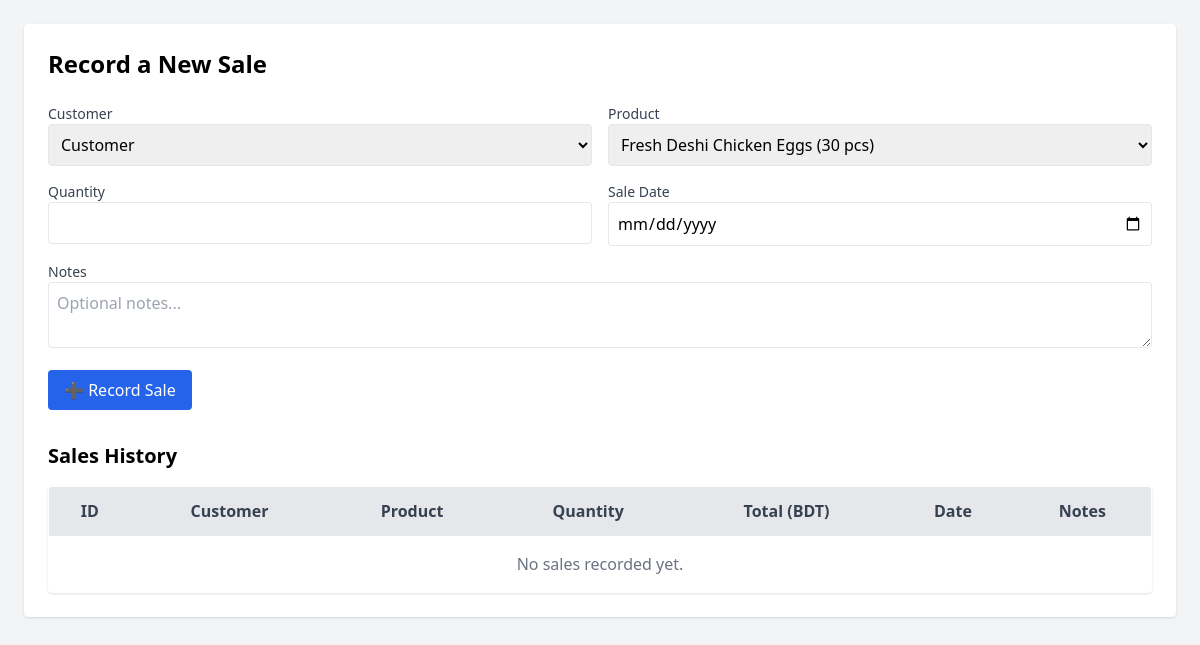
/admin/record-sales (signed in), run on an earlier commit of the app's database.
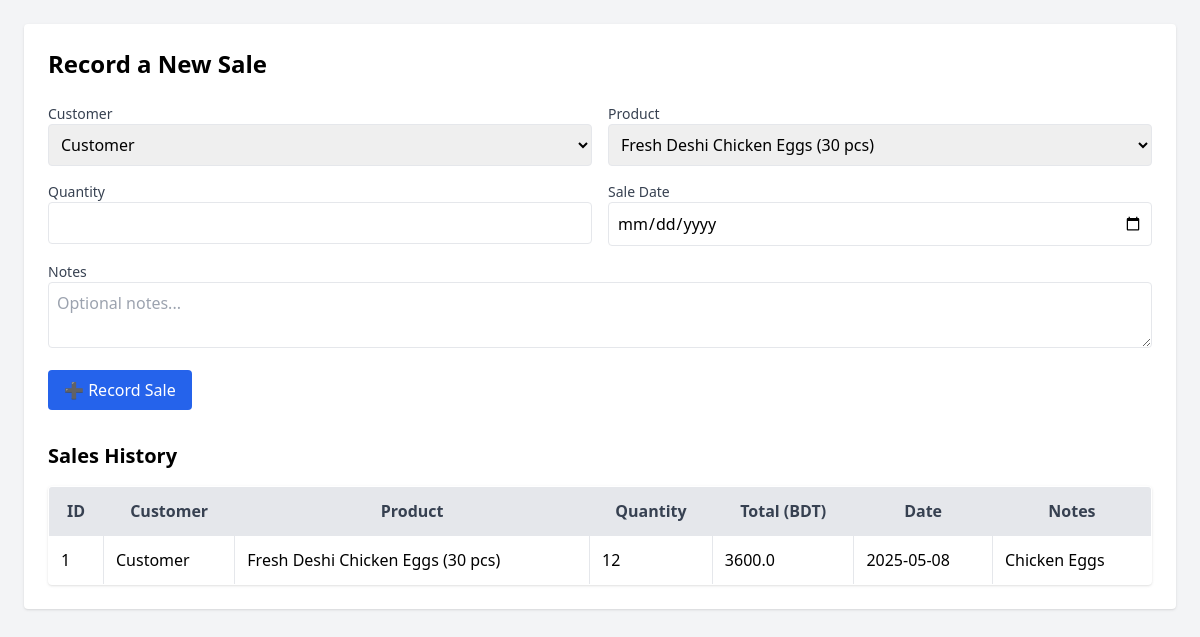
And on a later commit of the database.
### models.py (models this page shows, shortened)
class Sale(db.Model):
    id = db.Column(db.Integer, primary_key=True)
    customer_id = db.Column(db.Integer, db.ForeignKey('user.id'), nullable=False)
    product_id = db.Column(db.Integer, db.ForeignKey('product.id'), nullable=False)
    quantity = db.Column(db.Integer, nullable=False)
    total_amount = db.Column(db.Float, nullable=False)
    sale_date = db.Column(db.Date, nullable=False)
    notes = db.Column(db.Text)
    customer = db.relationship('User', foreign_keys=[customer_id])
    product = db.relationship('Product')

class User(db.Model):
    id = db.Column(db.Integer, primary_key=True)
    email = db.Column(db.String(100), unique=True, nullable=False)
    name = db.Column(db.String(100), nullable=False)
    password = db.Column(db.String(200), nullable=False)
    role = db.Column(db.String(50), nullable=False)  # admin, manager, farmer, delivery_man, customer
    phone = db.Column(db.String(20))
    address = db.Column(db.Text)
    blood_group = db.Column(db.String(5))
    image = db.Column(db.String(200))

class Product(db.Model):
    id = db.Column(db.Integer, primary_key=True)
    name = db.Column(db.String(100), nullable=False)
    category = db.Column(db.String(100), nullable=False)
    quantity = db.Column(db.Integer, nullable=False)
    unit_price = db.Column(db.Float, nullable=False)
    product_description = db.Column(db.String(200), nullable=True)
    image = db.Column(db.String(100), nullable=True)  # Add this line for the image
    added_by = db.Column(db.Integer, db.ForeignKey('user.id'), nullable=False)

### app.py (the view, shortened to what this page needs)
@app.route('/admin/record-sales', methods=['GET', 'POST'])
def record_sales():
    if 'user_id' not in session:
        return redirect(url_for('login'))
    user = User.query.get(session['user_id'])
    if not user or user.role != 'admin':
        return redirect(url_for('login'))
    customers = User.query.filter_by(role='customer').all()
    products = Product.query.all()
    sales = Sale.query.order_by(Sale.sale_date.desc()).all()
    return render_template('admin_record_sales.html', user=user, sales=sales, customers=customers, products=products)

### templates/admin_record_sales.html (shortened to what this page needs)
<!DOCTYPE html>
<html lang="en">
<head>
    <script src="https://cdn.tailwindcss.com"></script>
</head>
<body class="bg-gray-100 p-6">
    <div class="max-w-6xl mx-auto bg-white p-6 rounded shadow">
        <h1 class="text-2xl font-bold mb-6">Record a New Sale</h1>
        <form method="POST" action="/admin/record-sales" class="grid grid-cols-1 md:grid-cols-2 gap-4 mb-8">
            <div>
                <label class="block text-sm font-medium text-gray-700">Customer</label>
                <select name="customer_id" required class="w-full p-2 border rounded">
                    {% for customer in customers %}
                        <option value="{{ customer.id }}">{{ customer.name }}</option>
                    {% endfor %}
                </select>
            </div>
            <div>
                <label class="block text-sm font-medium text-gray-700">Product</label>
                <select name="product_id" required class="w-full p-2 border rounded">
                    {% for product in products %}
                        <option value="{{ product.id }}">{{ product.name }}</option>
                    {% endfor %}
                </select>
            </div>
            <div>
                <label class="block text-sm font-medium text-gray-700">Quantity</label>
                <input type="number" name="quantity" min="1" required class="w-full p-2 border rounded">
            </div>
            <div>
                <label class="block text-sm font-medium text-gray-700">Sale Date</label>
                <input type="date" name="sale_date" required class="w-full p-2 border rounded">
            </div>
            <div class="col-span-full">
                <label class="block text-sm font-medium text-gray-700">Notes</label>
                <textarea name="notes" class="w-full p-2 border rounded" placeholder="Optional notes..."></textarea>
            </div>
            <div class="col-span-full">
                <button type="submit" class="bg-blue-600 text-white px-4 py-2 rounded hover:bg-blue-700">
                    ➕ Record Sale
                </button>
            </div>
        </form>
        <h2 class="text-xl font-semibold mb-4">Sales History</h2>
        <table class="min-w-full bg-white border rounded shadow overflow-hidden">
            <thead class="bg-gray-200 text-gray-700">
                <tr>
                    <th class="p-3 border">ID</th>
                    <th class="p-3 border">Customer</th>
                    <th class="p-3 border">Product</th>
                    <th class="p-3 border">Quantity</th>
                    <th class="p-3 border">Total (BDT)</th>
                    <th class="p-3 border">Date</th>
                    <th class="p-3 border">Notes</th>
                </tr>
            </thead>
            <tbody>
                {% for sale in sales %}
                <tr class="border-t">
                    <td class="p-3 border">{{ sale.id }}</td>
                    <td class="p-3 border">{{ sale.customer.name }}</td>
                    <td class="p-3 border">{{ sale.product.name }}</td>
                    <td class="p-3 border">{{ sale.quantity }}</td>
                    <td class="p-3 border">{{ sale.total_amount }}</td>
                    <td class="p-3 border">{{ sale.sale_date }}</td>
                    <td class="p-3 border">{{ sale.notes or '' }}</td>
                </tr>
                {% else %}
                <tr>
                    <td colspan="7" class="p-4 text-center text-gray-500">No sales recorded yet.</td>
                </tr>
                {% endfor %}
            </tbody>
        </table>
    </div>
</body>
</html>

What changed in the data, as far as the page shows it:
added Sale: id "1", customer.name "Customer", product.name "Fresh Deshi Chicken Eggs (30 pcs)", quantity "12", total_amount "3600.0", sale_date "2025-05-08", notes "Chicken Eggs"
Also different on the page:
text no longer shown: "No sales recorded yet."
